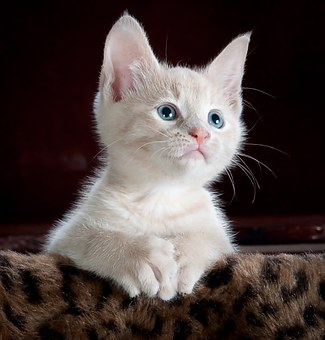
#> input picture matplot/assets/cat.jpg, 325 x 340 px
$ python main.py
#> lines starting #> are read from the running program, lines starting #| are printed output that depends on the picture
import numpy as np
import matplotlib.pyplot as plt
import imageio

# [13 lines of commented-out code are left out]

'''# subplots'''
# [19 lines of commented-out code are left out]


'''images'''
img = imageio.imread('assets/cat.jpg')
#> img is the input picture: shape (340, 325, 3); mean R, G, B 78.5, 66.9, 64.3
img_tinted = img * [1, 0.7, 0.2]
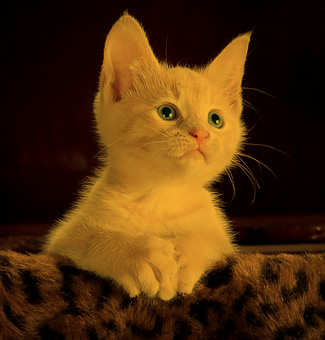
#> img_tinted: shape (340, 325, 3) float64; mean R, G, B 78.5, 46.8, 12.9

# Show the original image
plt.subplot(1, 2, 1)
plt.imshow(img)

# Show the tinted image
plt.subplot(1, 2, 2)

# A slight gotcha with imshow is that it might give strange results
# if presented with data that is not uint8. To work around this, we
# explicitly cast the image to uint8 before displaying it.
plt.imshow(np.uint8(img_tinted))
plt.show()
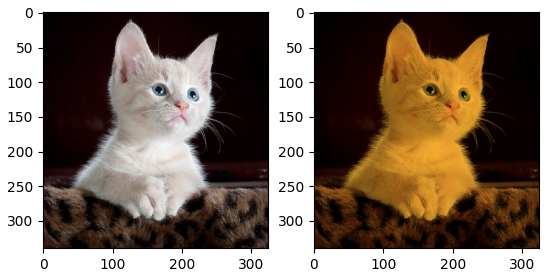
#> figure drawn by matplotlib, 2 panels
